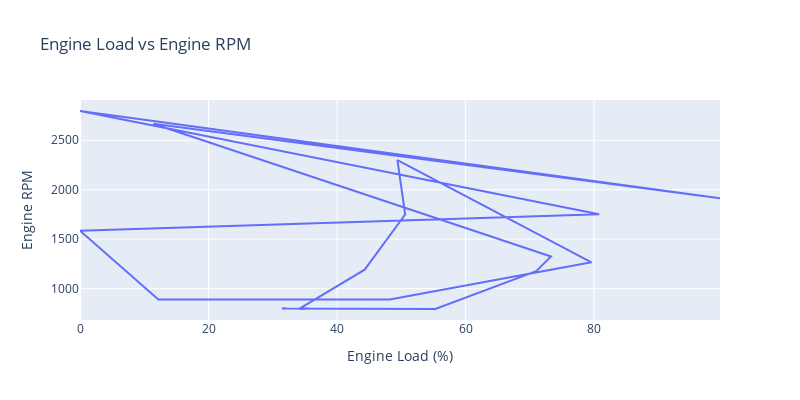

Notebook cell for this chart:
### Code cell
fig3 = go.Figure()
fig3.add_trace(go.Scatter(x=df['Engine Load'], y=df['Engine RPM'], mode='lines', name='Engine Load vs RPM'))
fig3.update_layout(title='Engine Load vs Engine RPM', xaxis_title='Engine Load (%)', yaxis_title='Engine RPM', width=800, height=400)
fig3.show()

### Figure 1 — Plotly figure (JSON) as saved in the notebook; plotly's stock layout.template omitted (floating-point values rounded to 4 significant figures)
{"data": [{"mode": "lines", "name": "Engine Load vs RPM", "type": "scatter", "x": [31.4, 31.8, 32.2, 31.8, 31.8, 31.4, 55.3, 71, 73.3, 11.4, 99.6, 0, 80.8, 0, 12.2, 48.2, 79.6, 49.4, 50.6, 44.3, 34.1, 34.9, 35.7, 34.9, 34.5, 34.5], "y": [800, 802, 796, 801, 798, 798, 794, 1177, 1325, 2667, 1914, 2796, 1753, 1585, 891, 891, 1266, 2299, 1749, 1192, 795, 795, 800, 800, 800, 799]}], "layout": {"height": 400, "title": {"text": "Engine Load vs Engine RPM"}, "width": 800, "xaxis": {"autorange": true, "range": [0, 99.6], "title": {"text": "Engine Load (%)"}, "type": "linear"}, "yaxis": {"autorange": true, "range": [682.8, 2907.0], "title": {"text": "Engine RPM"}, "type": "linear"}}}
